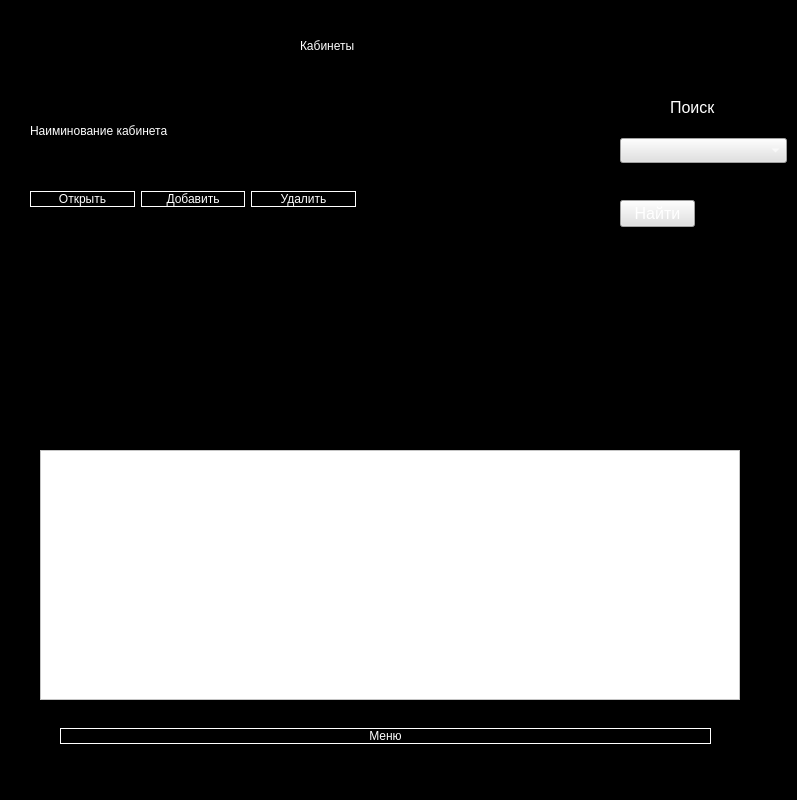
<?xml version="1.0" encoding="UTF-8"?>
<ui version="4.0">
 <class>Form</class>
 <widget class="QWidget" name="Form">
  <property name="geometry">
   <rect>
    <x>0</x>
    <y>0</y>
    <width>797</width>
    <height>800</height>
   </rect>
  </property>
  <property name="windowTitle">
   <string>Form</string>
  </property>
  <property name="styleSheet">
   <string notr="true">background-color: rgb(0, 0, 0);
color: rgb(255, 255, 255);</string>
  </property>
  <widget class="QLabel" name="label_3">
   <property name="geometry">
    <rect>
     <x>300</x>
     <y>10</y>
     <width>251</width>
     <height>71</height>
    </rect>
   </property>
   <property name="toolTip">
    <string>&lt;html&gt;&lt;head/&gt;&lt;body&gt;&lt;p align=&quot;center&quot;&gt;&lt;span style=&quot; font-size:22pt;&quot;&gt;Логин&lt;/span&gt;&lt;/p&gt;&lt;/body&gt;&lt;/html&gt;</string>
   </property>
   <property name="whatsThis">
    <string>&lt;html&gt;&lt;head/&gt;&lt;body&gt;&lt;p&gt;Логин&lt;/p&gt;&lt;/body&gt;&lt;/html&gt;</string>
   </property>
   <property name="styleSheet">
    <string notr="true">font: 40pt &quot;Arial&quot;;</string>
   </property>
   <property name="text">
    <string>Кабинеты</string>
   </property>
   <property name="textFormat">
    <enum>Qt::AutoText</enum>
   </property>
  </widget>
  <widget class="QWidget" name="formLayoutWidget">
   <property name="geometry">
    <rect>
     <x>30</x>
     <y>120</y>
     <width>571</width>
     <height>51</height>
    </rect>
   </property>
   <layout class="QFormLayout" name="formLayout">
    <item row="0" column="0">
     <widget class="QLabel" name="label">
      <property name="toolTip">
       <string>&lt;html&gt;&lt;head/&gt;&lt;body&gt;&lt;p align=&quot;center&quot;&gt;&lt;span style=&quot; font-size:22pt;&quot;&gt;Логин&lt;/span&gt;&lt;/p&gt;&lt;/body&gt;&lt;/html&gt;</string>
      </property>
      <property name="whatsThis">
       <string>&lt;html&gt;&lt;head/&gt;&lt;body&gt;&lt;p&gt;Логин&lt;/p&gt;&lt;/body&gt;&lt;/html&gt;</string>
      </property>
      <property name="styleSheet">
       <string notr="true">font: 22pt &quot;Arial&quot;;</string>
      </property>
      <property name="text">
       <string>Наиминование кабинета</string>
      </property>
      <property name="textFormat">
       <enum>Qt::AutoText</enum>
      </property>
     </widget>
    </item>
    <item row="0" column="1">
     <widget class="QLineEdit" name="wrt1">
      <property name="styleSheet">
       <string notr="true">font: 20pt &quot;MS Shell Dlg 2&quot;;</string>
      </property>
     </widget>
    </item>
   </layout>
  </widget>
  <widget class="QLabel" name="label_9">
   <property name="geometry">
    <rect>
     <x>670</x>
     <y>98</y>
     <width>51</width>
     <height>19</height>
    </rect>
   </property>
   <property name="sizePolicy">
    <sizepolicy hsizetype="Preferred" vsizetype="Preferred">
     <horstretch>3</horstretch>
     <verstretch>2</verstretch>
    </sizepolicy>
   </property>
   <property name="font">
    <font>
     <pointsize>12</pointsize>
    </font>
   </property>
   <property name="styleSheet">
    <string notr="true"/>
   </property>
   <property name="text">
    <string>Поиск</string>
   </property>
  </widget>
  <widget class="QComboBox" name="cbColNames">
   <property name="geometry">
    <rect>
     <x>620</x>
     <y>138</y>
     <width>167</width>
     <height>25</height>
    </rect>
   </property>
   <property name="sizePolicy">
    <sizepolicy hsizetype="Preferred" vsizetype="Maximum">
     <horstretch>0</horstretch>
     <verstretch>0</verstretch>
    </sizepolicy>
   </property>
   <property name="font">
    <font>
     <pointsize>12</pointsize>
    </font>
   </property>
   <property name="styleSheet">
    <string notr="true">background-color: rgb(225, 225, 225);</string>
   </property>
  </widget>
  <widget class="QLineEdit" name="leFind">
   <property name="enabled">
    <bool>true</bool>
   </property>
   <property name="geometry">
    <rect>
     <x>620</x>
     <y>169</y>
     <width>167</width>
     <height>25</height>
    </rect>
   </property>
   <property name="sizePolicy">
    <sizepolicy hsizetype="Expanding" vsizetype="Maximum">
     <horstretch>0</horstretch>
     <verstretch>0</verstretch>
    </sizepolicy>
   </property>
   <property name="font">
    <font>
     <pointsize>12</pointsize>
    </font>
   </property>
   <property name="styleSheet">
    <string notr="true">color: rgb(225, 225, 225); </string>
   </property>
   <property name="text">
    <string/>
   </property>
  </widget>
  <widget class="QPushButton" name="pbFind">
   <property name="geometry">
    <rect>
     <x>620</x>
     <y>200</y>
     <width>75</width>
     <height>27</height>
    </rect>
   </property>
   <property name="font">
    <font>
     <pointsize>12</pointsize>
    </font>
   </property>
   <property name="styleSheet">
    <string notr="true">background-color: rgb(225, 225, 225);</string>
   </property>
   <property name="text">
    <string>Найти</string>
   </property>
  </widget>
  <widget class="QWidget" name="layoutWidget">
   <property name="geometry">
    <rect>
     <x>30</x>
     <y>180</y>
     <width>326</width>
     <height>39</height>
    </rect>
   </property>
   <layout class="QHBoxLayout" name="horizontalLayout">
    <item>
     <widget class="QPushButton" name="OpenButton">
      <property name="styleSheet">
       <string notr="true">font: 18pt &quot;MS Shell Dlg 2&quot;;
border: 1px solid rgb(255, 255, 255);</string>
      </property>
      <property name="text">
       <string>Открыть</string>
      </property>
     </widget>
    </item>
    <item>
     <widget class="QPushButton" name="InnerButton">
      <property name="styleSheet">
       <string notr="true">font: 18pt &quot;MS Shell Dlg 2&quot;;
border: 1px solid rgb(255, 255, 255);</string>
      </property>
      <property name="text">
       <string>Добавить</string>
      </property>
     </widget>
    </item>
    <item>
     <widget class="QPushButton" name="DeleteButton">
      <property name="styleSheet">
       <string notr="true">font: 18pt &quot;MS Shell Dlg 2&quot;;
border: 1px solid rgb(255, 255, 255);</string>
      </property>
      <property name="text">
       <string>Удалить</string>
      </property>
     </widget>
    </item>
   </layout>
  </widget>
  <widget class="QWidget" name="layoutWidget_2">
   <property name="geometry">
    <rect>
     <x>60</x>
     <y>720</y>
     <width>651</width>
     <height>33</height>
    </rect>
   </property>
   <layout class="QHBoxLayout" name="horizontalLayout_3">
    <item>
     <widget class="QPushButton" name="hub">
      <property name="styleSheet">
       <string notr="true">font: 18pt &quot;MS Shell Dlg 2&quot;;
border: 1px solid rgb(255, 255, 255);</string>
      </property>
      <property name="text">
       <string>Меню</string>
      </property>
     </widget>
    </item>
   </layout>
  </widget>
  <widget class="QTableWidget" name="tableWidget">
   <property name="geometry">
    <rect>
     <x>40</x>
     <y>450</y>
     <width>700</width>
     <height>250</height>
    </rect>
   </property>
   <property name="styleSheet">
    <string notr="true">background-color: rgb(255, 255, 255);
color: rgb(0, 0, 0);
alternate-background-color: rgb(96, 96, 96);
selection-background-color: rgb(40, 40, 40);</string>
   </property>
  </widget>
 </widget>
 <resources/>
 <connections/>
</ui>
